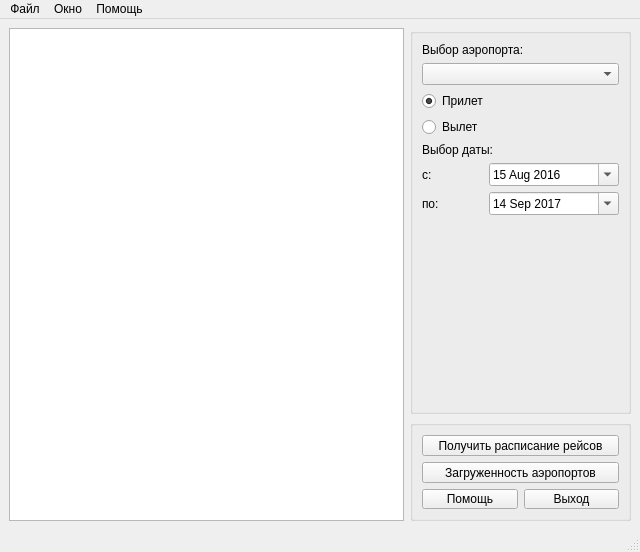
<?xml version="1.0" encoding="UTF-8"?>
<ui version="4.0">
 <class>MainWindow</class>
 <widget class="QMainWindow" name="MainWindow">
  <property name="geometry">
   <rect>
    <x>0</x>
    <y>0</y>
    <width>640</width>
    <height>552</height>
   </rect>
  </property>
  <property name="windowTitle">
   <string>Инспектор аэропортов</string>
  </property>
  <widget class="QWidget" name="centralwidget">
   <layout class="QGridLayout" name="gridLayout">
    <item row="0" column="0">
     <layout class="QHBoxLayout" name="horizontalLayout">
      <item>
       <widget class="QTableView" name="tv_tableView"/>
      </item>
     </layout>
    </item>
    <item row="0" column="1">
     <layout class="QVBoxLayout" name="verticalLayout">
      <item>
       <widget class="QGroupBox" name="groupBox">
        <property name="minimumSize">
         <size>
          <width>221</width>
          <height>0</height>
         </size>
        </property>
        <property name="maximumSize">
         <size>
          <width>221</width>
          <height>16777215</height>
         </size>
        </property>
        <property name="title">
         <string/>
        </property>
        <layout class="QGridLayout" name="gridLayout_3">
         <item row="3" column="0" colspan="2">
          <widget class="QRadioButton" name="rb_arrival">
           <property name="text">
            <string>Прилет</string>
           </property>
           <property name="checked">
            <bool>true</bool>
           </property>
          </widget>
         </item>
         <item row="1" column="0" colspan="2">
          <widget class="QComboBox" name="cb_comboBox"/>
         </item>
         <item row="5" column="0" colspan="2">
          <widget class="QLabel" name="label_2">
           <property name="text">
            <string>Выбор даты:</string>
           </property>
          </widget>
         </item>
         <item row="0" column="0" colspan="2">
          <widget class="QLabel" name="label">
           <property name="text">
            <string>Выбор аэропорта:</string>
           </property>
          </widget>
         </item>
         <item row="6" column="1">
          <widget class="QDateEdit" name="dtfrom_dateEdit">
           <property name="dateTime">
            <datetime>
             <hour>10</hour>
             <minute>55</minute>
             <second>0</second>
             <year>2016</year>
             <month>8</month>
             <day>15</day>
            </datetime>
           </property>
           <property name="maximumDateTime">
            <datetime>
             <hour>0</hour>
             <minute>0</minute>
             <second>0</second>
             <year>2017</year>
             <month>9</month>
             <day>13</day>
            </datetime>
           </property>
           <property name="minimumDateTime">
            <datetime>
             <hour>10</hour>
             <minute>55</minute>
             <second>0</second>
             <year>2016</year>
             <month>8</month>
             <day>15</day>
            </datetime>
           </property>
           <property name="maximumDate">
            <date>
             <year>2017</year>
             <month>9</month>
             <day>13</day>
            </date>
           </property>
           <property name="minimumDate">
            <date>
             <year>2016</year>
             <month>8</month>
             <day>15</day>
            </date>
           </property>
           <property name="maximumTime">
            <time>
             <hour>0</hour>
             <minute>0</minute>
             <second>0</second>
            </time>
           </property>
           <property name="minimumTime">
            <time>
             <hour>10</hour>
             <minute>55</minute>
             <second>0</second>
            </time>
           </property>
           <property name="calendarPopup">
            <bool>true</bool>
           </property>
           <property name="currentSectionIndex">
            <number>0</number>
           </property>
           <property name="date">
            <date>
             <year>2016</year>
             <month>8</month>
             <day>15</day>
            </date>
           </property>
          </widget>
         </item>
         <item row="8" column="1">
          <spacer name="verticalSpacer">
           <property name="orientation">
            <enum>Qt::Vertical</enum>
           </property>
           <property name="sizeHint" stdset="0">
            <size>
             <width>20</width>
             <height>40</height>
            </size>
           </property>
          </spacer>
         </item>
         <item row="6" column="0">
          <widget class="QLabel" name="label_3">
           <property name="minimumSize">
            <size>
             <width>0</width>
             <height>16</height>
            </size>
           </property>
           <property name="maximumSize">
            <size>
             <width>16</width>
             <height>16777215</height>
            </size>
           </property>
           <property name="text">
            <string>c:</string>
           </property>
          </widget>
         </item>
         <item row="7" column="1">
          <widget class="QDateEdit" name="dtby_dateEdit">
           <property name="dateTime">
            <datetime>
             <hour>0</hour>
             <minute>0</minute>
             <second>0</second>
             <year>2017</year>
             <month>9</month>
             <day>14</day>
            </datetime>
           </property>
           <property name="maximumDateTime">
            <datetime>
             <hour>0</hour>
             <minute>0</minute>
             <second>0</second>
             <year>2017</year>
             <month>9</month>
             <day>14</day>
            </datetime>
           </property>
           <property name="minimumDateTime">
            <datetime>
             <hour>22</hour>
             <minute>0</minute>
             <second>0</second>
             <year>2016</year>
             <month>9</month>
             <day>15</day>
            </datetime>
           </property>
           <property name="maximumDate">
            <date>
             <year>2017</year>
             <month>9</month>
             <day>14</day>
            </date>
           </property>
           <property name="minimumDate">
            <date>
             <year>2016</year>
             <month>9</month>
             <day>15</day>
            </date>
           </property>
           <property name="maximumTime">
            <time>
             <hour>0</hour>
             <minute>0</minute>
             <second>0</second>
            </time>
           </property>
           <property name="calendarPopup">
            <bool>true</bool>
           </property>
           <property name="date">
            <date>
             <year>2017</year>
             <month>9</month>
             <day>14</day>
            </date>
           </property>
          </widget>
         </item>
         <item row="7" column="0">
          <widget class="QLabel" name="label_4">
           <property name="minimumSize">
            <size>
             <width>0</width>
             <height>16</height>
            </size>
           </property>
           <property name="maximumSize">
            <size>
             <width>17</width>
             <height>16777215</height>
            </size>
           </property>
           <property name="text">
            <string>по:</string>
           </property>
          </widget>
         </item>
         <item row="4" column="0">
          <widget class="QRadioButton" name="rb_Departure">
           <property name="text">
            <string>Вылет</string>
           </property>
          </widget>
         </item>
        </layout>
       </widget>
      </item>
      <item>
       <widget class="QGroupBox" name="groupBox_2">
        <property name="minimumSize">
         <size>
          <width>221</width>
          <height>101</height>
         </size>
        </property>
        <property name="maximumSize">
         <size>
          <width>221</width>
          <height>101</height>
         </size>
        </property>
        <property name="title">
         <string/>
        </property>
        <layout class="QGridLayout" name="gridLayout_2">
         <item row="2" column="1">
          <widget class="QPushButton" name="pb_exit">
           <property name="text">
            <string>Выход</string>
           </property>
          </widget>
         </item>
         <item row="2" column="0">
          <widget class="QPushButton" name="pb_help">
           <property name="text">
            <string>Помощь</string>
           </property>
          </widget>
         </item>
         <item row="1" column="0" colspan="2">
          <widget class="QPushButton" name="pb_graphic">
           <property name="text">
            <string>Загруженность аэропортов</string>
           </property>
          </widget>
         </item>
         <item row="0" column="0" colspan="2">
          <widget class="QPushButton" name="pb_get">
           <property name="text">
            <string>Получить расписание рейсов</string>
           </property>
          </widget>
         </item>
        </layout>
       </widget>
      </item>
     </layout>
    </item>
   </layout>
  </widget>
  <widget class="QMenuBar" name="menubar">
   <property name="geometry">
    <rect>
     <x>0</x>
     <y>0</y>
     <width>640</width>
     <height>22</height>
    </rect>
   </property>
   <widget class="QMenu" name="menu">
    <property name="title">
     <string>Файл</string>
    </property>
    <addaction name="menu_settings"/>
    <addaction name="menu_exit"/>
   </widget>
   <widget class="QMenu" name="menu_2">
    <property name="title">
     <string>Окно</string>
    </property>
   </widget>
   <widget class="QMenu" name="menu_3">
    <property name="title">
     <string>Помощь</string>
    </property>
   </widget>
   <addaction name="menu"/>
   <addaction name="menu_2"/>
   <addaction name="menu_3"/>
  </widget>
  <widget class="QStatusBar" name="statusbar"/>
  <action name="menu_exit">
   <property name="text">
    <string>Выход</string>
   </property>
  </action>
  <action name="menu_settings">
   <property name="text">
    <string>Настройки</string>
   </property>
  </action>
 </widget>
 <resources/>
 <connections>
  <connection>
   <sender>pb_exit</sender>
   <signal>clicked()</signal>
   <receiver>MainWindow</receiver>
   <slot>close()</slot>
   <hints>
    <hint type="sourcelabel">
     <x>571</x>
     <y>499</y>
    </hint>
    <hint type="destinationlabel">
     <x>319</x>
     <y>275</y>
    </hint>
   </hints>
  </connection>
 </connections>
</ui>
